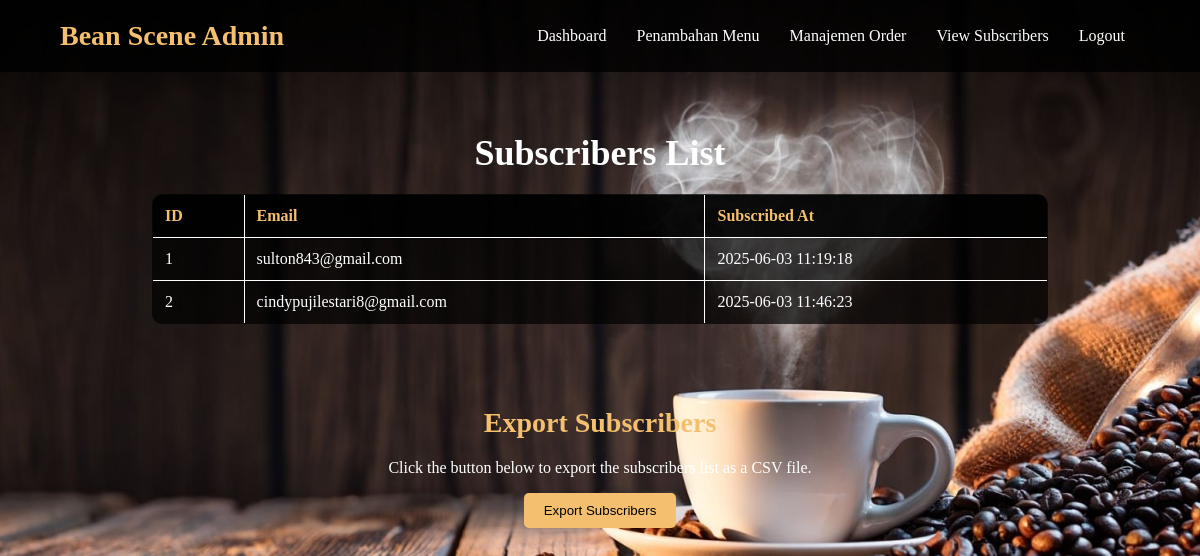
The app's page /admin/view_subscribers.php (signed in) with its own data.
### tables this page shows
CREATE TABLE `subscribers` (
  `id` int(11) NOT NULL,
  `email` varchar(255) NOT NULL,
  `created_at` timestamp NOT NULL DEFAULT current_timestamp()
);

### admin/view_subscribers.php (the view, shortened to what this page needs)
<?php
require '../php/config.php';
$stmt = $pdo->query("SELECT * FROM subscribers");
$subscribers = $stmt->fetchAll(PDO::FETCH_ASSOC);
?>
<!DOCTYPE html>
<html lang="en">
<head>
    <link rel="stylesheet" href="../css/admin_style.css">
    <link rel="stylesheet" href="../css/view_subscribers_style.css">
</head>
<body>
    <header>
        <div class="logo">Bean Scene Admin</div>
        <nav>
            <a href="admin_dashboard.php">Dashboard</a>
            <a href="add_menu.php">Penambahan Menu</a>
            <a href="manage_orders.php">Manajemen Order</a>
            <a href="view_subscribers.php">View Subscribers</a>
            <a href="../php/logout.php">Logout</a>
        </nav>
    </header>
    <section>
        <h1>Subscribers List</h1>
        <table>
            <tr>
                <th>ID</th>
                <th>Email</th>
                <th>Subscribed At</th>
            </tr>
            <?php foreach ($subscribers as $subscriber): ?>
            <tr>
                <td><?php echo $subscriber['id']; ?></td>
                <td><?php echo htmlspecialchars($subscriber['email']); ?></td>
                <td><?php echo $subscriber['created_at']; ?></td>
            </tr>
            <?php endforeach; ?>
        </table>
    </section>
    <form action="export_subscribers.php" method="post">
    <center>
        <h2>Export Subscribers</h2>
        <p>Click the button below to export the subscribers list as a CSV file.</p>
    <button type="submit" class="export-button">Export Subscribers</button>
</form>
</body>
</html>

### css/admin_style.css (style rules this page uses)
body { font-family: 'Georgia', serif; color: #fff; background: url('../img/coffee-bg.jpg') no-repeat center center/cover; height: 100vh; }
header { display: flex; justify-content: space-between; align-items: center; padding: 20px 60px; background-color: rgba(0, 0, 0, 0.8); }
.logo { font-size: 28px; font-weight: bold; font-family: 'Brush Script MT', cursive; color: #f4c06f; }
nav { display: flex; }
nav a { margin: 0 15px; color: #fff; text-decoration: none; font-weight: 500; transition: color 0.3s ease; }
h1 { font-size: 36px; margin: 20px 0; }
table { width: 100%; border-collapse: collapse; margin-top: 20px; }
table, th, td { border: 1px solid #fff; }
th, td { padding: 10px; text-align: left; }
th { background-color: rgba(0, 0, 0, 0.7); }

### css/view_subscribers_style.css (style rules this page uses)
body { font-family: 'Georgia', serif; color: #fff; background: url('../img/coffee-bg.jpg') no-repeat center center/cover; height: 100vh; margin: 0; }
header { display: flex; justify-content: space-between; align-items: center; padding: 20px 60px; background-color: rgba(0, 0, 0, 0.8); }
.logo { font-size: 28px; font-weight: bold; font-family: 'Brush Script MT', cursive; color: #f4c06f; }
nav { display: flex; }
nav a { margin: 0 15px; color: #fff; text-decoration: none; font-weight: 500; transition: color 0.3s ease; }
section { padding: 40px; text-align: center; }
h1 { font-size: 36px; margin-bottom: 20px; }
h2 { font-size: 28px; margin-bottom: 20px; color: #f4c06f; }
table { width: 80%; margin: 20px auto; border-collapse: collapse; background-color: rgba(0, 0, 0, 0.7); border-radius: 10px; overflow: hidden; }
table, th, td { border: 1px solid #fff; }
th, td { padding: 12px; text-align: left; }
th { background-color: rgba(0, 0, 0, 0.8); color: #f4c06f; }
td { color: #fff; }
form { margin-top: 20px; }
form button { background-color: #f4c06f; color: #000; border: none; padding: 10px 20px; border-radius: 5px; cursor: pointer; transition: background-color 0.3s ease; }

### records on screen
subscribers: id "1", email "sulton843@gmail.com", created_at "2025-06-03 11:19:18"
subscribers: id "2", email "cindypujilestari8@gmail.com", created_at "2025-06-03 11:46:23"
